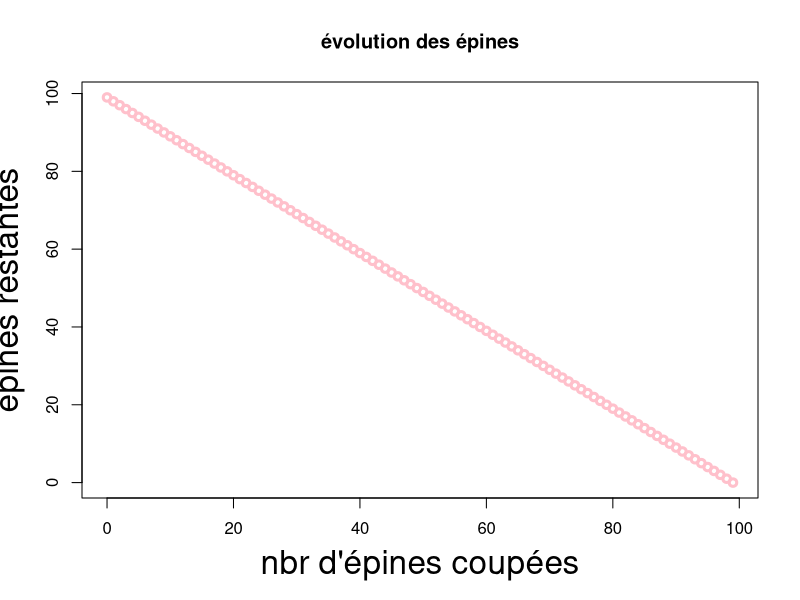

Write R code to recreate this figure.
évolution <- (99 :0)
print (évolution)
coupes <- c (0 :99)
print (coupes)


plot (évolution,
    coupes,
    xlab = "nbr d'épines coupées",
    ylab = "épines restantes",
    main = "évolution des épines",
    cex.lab = 2,
    type = "b",
    col = "pink",
    lwd = 3
)
